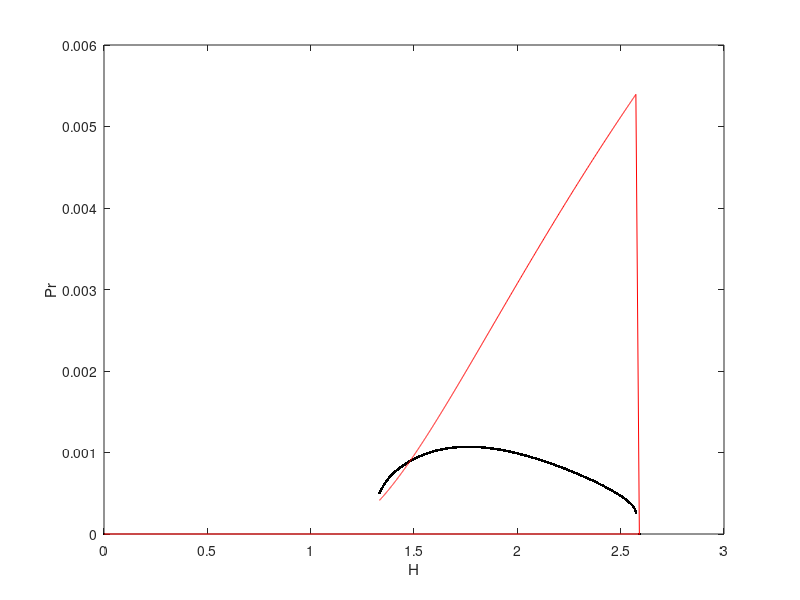
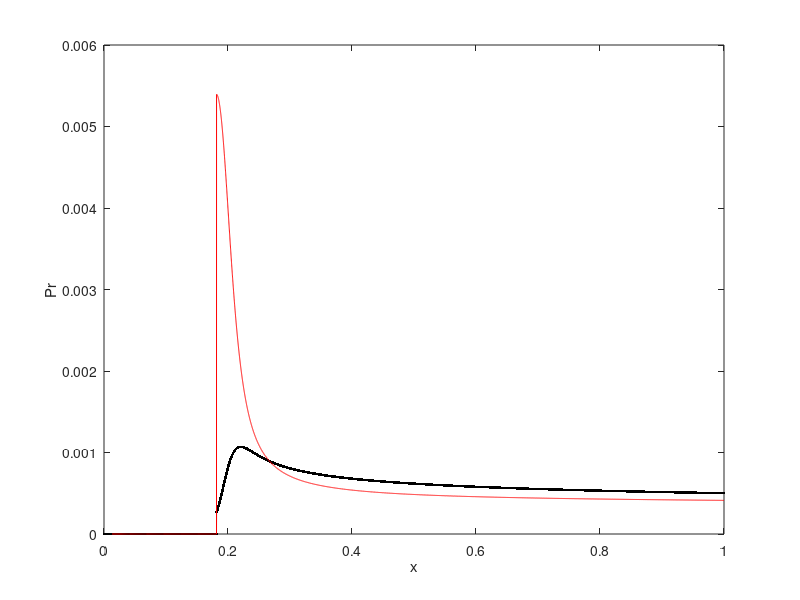
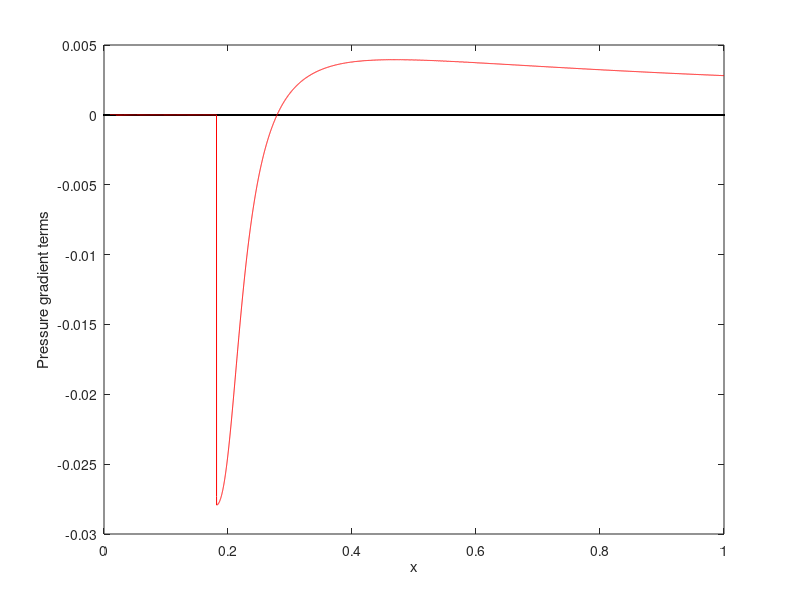
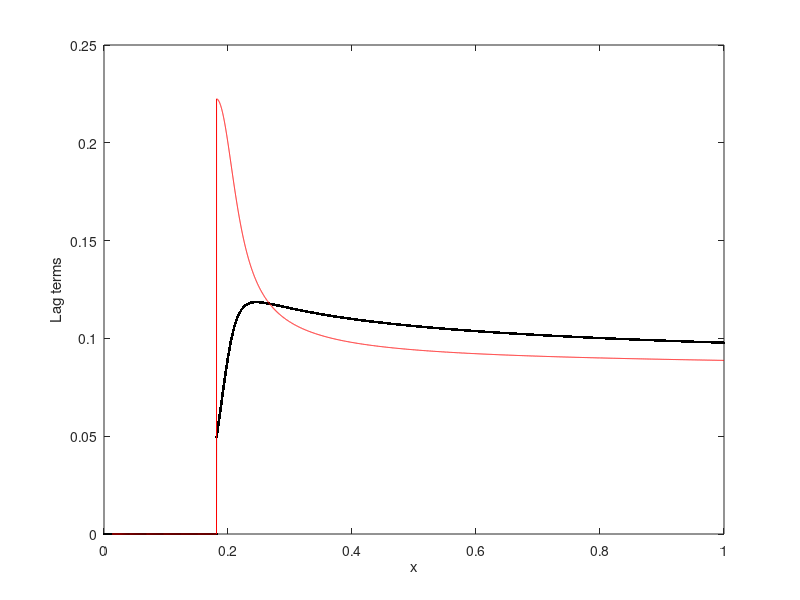

MATLAB code for these plots, in order:
clear

% boundary solver
%rey = 3e5;
rey = 2e6;

% transition point Re_theta;
%retheta_trans = 200;
retheta_trans = 400;

% Lag constant
Klag = 2.8;%5.6;

% streamwise points
ni = 20000;
x = logspace(-4,0,ni);
 
ue(1:ni) = 1.0;

step = 0; %0.2*(1+tanh((x-0.5)*500))*0.5;
ue = ue - step;

% initial conditions
h = 2.59;
hstar = 1.573;

dstar(1) = 1.72d0*sqrt(x(1))/sqrt(rey);     
theta(1) = dstar(1)/h;
eps(1) = theta(1)*hstar;

ue2 = ue.*ue;
ue3 = ue2.*ue;

logue = log(ue);

itrans = 0;

for i=2:ni
ueav = (ue(i) + ue(i-1))*0.5;
ue2av = (ue2(i) + ue2(i-1))*0.5;
ue3av = (ue3(i) + ue3(i-1))*0.5;
   
rt = rey.*theta(i-1).*ue(i-1);
rex = rey*x(i)*ue(i);
h_old = h;

if(rt<retheta_trans)% laminar

% solve for h    
for iter=1:100
hstar_guess = 1.515 + 0.076*((4-h).^2)./h;
dh = (hstar - hstar_guess)/(-0.076*( (4-h).^2 + 2*h*(4-h))/(h*h));
if(abs(dh)<1e-4)
    break
end
h = h + dh;
end

cf = (-0.067 + 0.01977*((7.4 - h).^2)./(h-1)).*(2./rt) ;   
cd = (0.207 + 0.00205*((4 - h).^5.5)).*hstar./(2*rt);
ctau = 0.0;
ctaueq = 0.0;
us = 0.5*hstar.*(1 - (4/3)*(h-1)./h);

dlogue_eq = 0;
del = 5.0*x(i)/sqrt(rex);

else % turbulent
    
del = theta(i-1).*(3.15 + 1.72./(h-1)) + dstar(i-1);    

ho = 4;
if(rt>400)
    ho = 3 + (400/rt);
end

% solve for h
for iter=1:100
if(h<ho)   
hstar_guess = 1.505 + (4)./rt + (0.165 - (1.6)./sqrt(rt))*((ho-h).^1.6)./h;
else
hstar_guess = 1.505 + (4./rt) + ((h-ho).^2).*( (0.04./h) + 0.007*log(rt)./((h - ho + (4./log(rt))).^2) );    
end
dh = (hstar - hstar_guess)/(-0.076*( (4-h).^2 + 2*h*(4-h))/(h*h));
if(abs(dh)<1e-4)
    break
end
h = h + dh;
end

us = 0.5*hstar.*(1 - (4/3)*(h-1)./h);
ctaueq = (0.015*hstar./(1-us)).*( (h-1).^3 )./(h.*(h.^2)) ;    
%ctau = ctaueq;

if(itrans == 0)
ctau = (3.24*ctaueq.*exp(-6.6./(h-1)));
itrans = 1;
dctau =  ctau*( (sqrt(ctaueq) - sqrt(ctau) )*Klag/del ...
+ (8/(3*dstar(i-1)))*(cf*0.5 - ((h-1)/(6.7*h))^2) ...    
- 2*dlogue );
end

% shear-lag model
dctau_old = dctau;
dctau =  ctau*( (sqrt(ctaueq) - sqrt(ctau) )*Klag/del ...
+ (8/(3*dstar(i-1)))*(cf*0.5 - ((h-1)/(6.7*h))^2) ...    
- 2*dlogue );

dlogue_eq = -(1/2)*(8/(3*dstar(i-1)))*(cf*0.5 - ((h-1)/(6.7*h))^2);

ctau = ctau + (dctau*1.5 - 0.5*dctau_old)*dx;

cf = 0.3*exp(-1.33*h).*(log10(rt).^(-1.74 - 0.31*h)) ...
    + 0.00011*(tanh(4 - (h/0.875)) - 1);
cd = cf*0.5*us + ctau*(1-us);

end

dx = x(i)-x(i-1);    
due2 = (ue2(i)-ue2(i-1))/dx;
due3 = (ue3(i)-ue3(i-1))/dx;
dlogue = (logue(i)-logue(i-1))/dx;
dthet = cf*0.5 - (2 + h)*theta(i-1)*dlogue;

dhstar = (2*cd - hstar*cf*0.5 - hstar*(1-h)*theta(i-1)*dlogue)./theta(i-1);

if i>2
theta(i) = theta(i-1) + (dthet*1.5 - dthet_old*0.5)*dx;
hstar = hstar + (dhstar*1.5 - dhstar_old*0.5)*dx;
else
theta(i) = theta(i-1) + dthet*dx;
hstar = hstar + dhstar*dx;
end

dthet_old = dthet;
cf_old = cf;
cd_old = cd;
hstar_old = hstar;
dhstar_old = dhstar;

eps(i) = theta(i)*hstar;
dstar(i) = theta(i)*h;


Reth(i) = rt;
Re_x(i) = rex;
CF(i) = cf;
H(i) = h;
Pr(i) = ctau*(1-us);
Pr_eq(i) = ctaueq*(1-us);
Terms.Dlogue_eq(i) = -dlogue_eq*del;
Terms.Dlogue(i) = -dlogue*del;
Terms.Ctau(i) = sqrt(ctau)*Klag;
Terms.Ctau_eq(i) = sqrt(ctaueq)*Klag;

end

figure(5)
plot(H,Pr,'k.')
hold on
plot(H,Pr_eq,'-r')
ylabel('Pr'),xlabel('H')

figure(6)
plot(x,Pr,'-k.',x,Pr_eq,'r')
ylabel('Pr'),xlabel('x')

figure(7)
plot(x,Terms.Dlogue,'-k.',x,Terms.Dlogue_eq,'r')
ylabel('Pressure gradient terms'),xlabel('x')

figure(8)
plot(x,Terms.Ctau,'-k.',x,Terms.Ctau_eq,'r')
ylabel('Lag terms'),xlabel('x')
